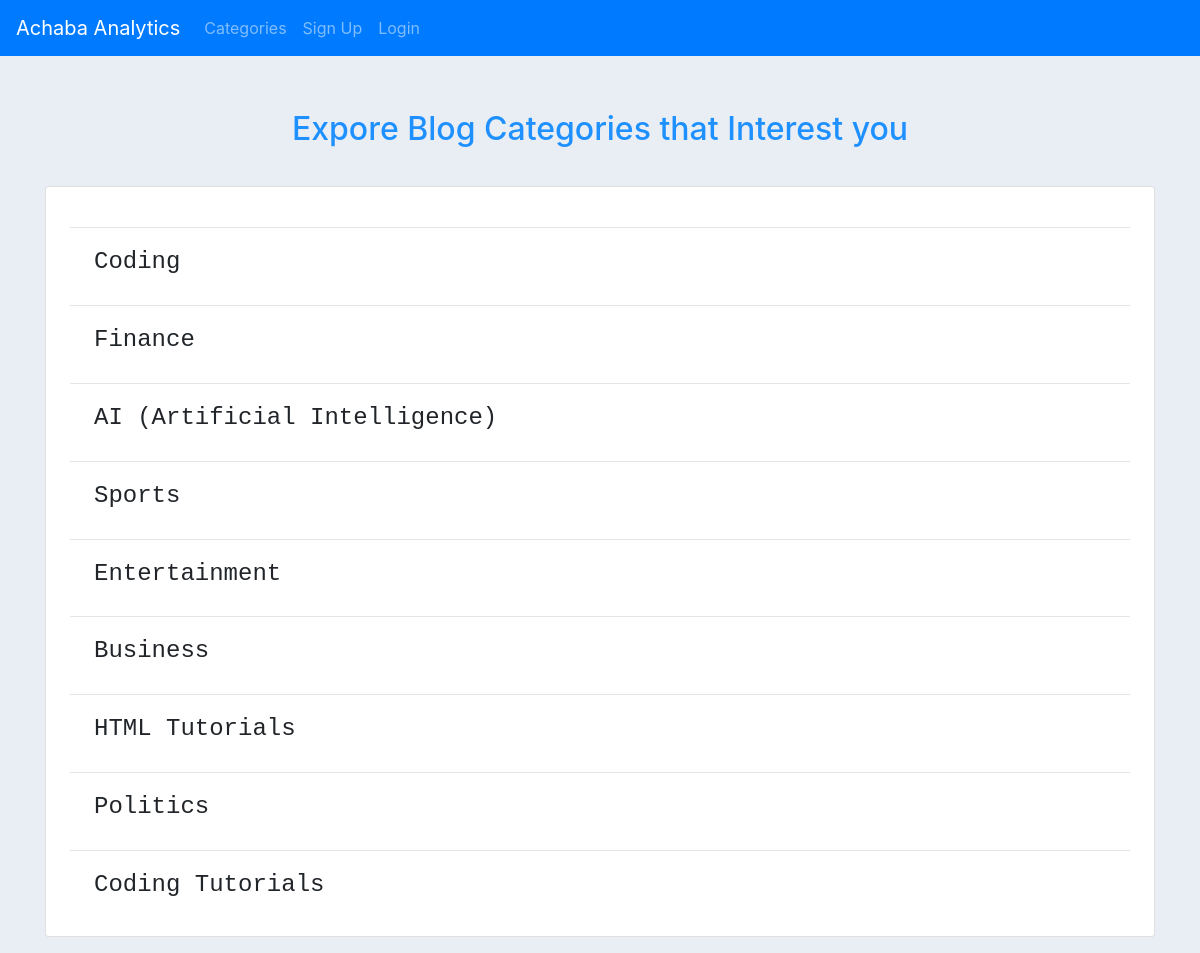
The page /category-list/ on the database as committed earlier.
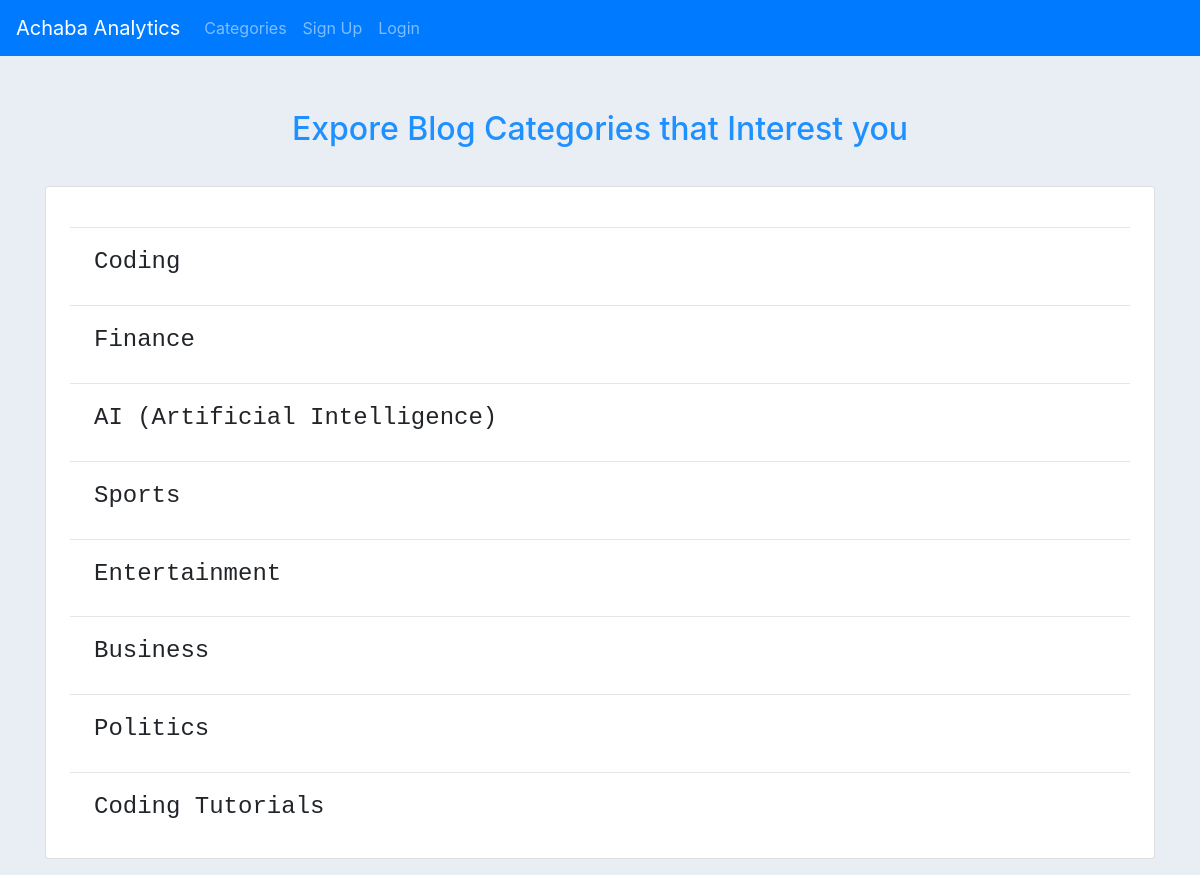
The same page on the database as committed later.
### blog_website/models.py (models this page shows, shortened)
class Category(models.Model):
    name = models.CharField(max_length=255)
    def __str__(self):
        return self.name

### blog_website/views.py (the view)
# urls.py: path('category-list/', CategoryListView, name='category_list'),
def CategoryListView(request):
    cat_menu_list = Category.objects.all()
    return render(request, 'category_list.html', {'cat_menu_list':cat_menu_list})

### blog_website/templates/category_list.html (shortened to what this page needs)
{%extends 'base.html'%}
{%block content%}
<br>
<h2>Expore Blog Categories that Interest you</h2>
<div class="form-group card p-4">
    {%for item in cat_menu_list%} <hr>
    <h4 style="font-family: monospace;"><a class="dropdown-item" href="{% url 'category' item%}">{{item}}</a></h4>
    {%endfor%}
</div>
{%endblock%}

Rows that differ between the two databases and show on the page:
removed Category: name "HTML Tutorials"
